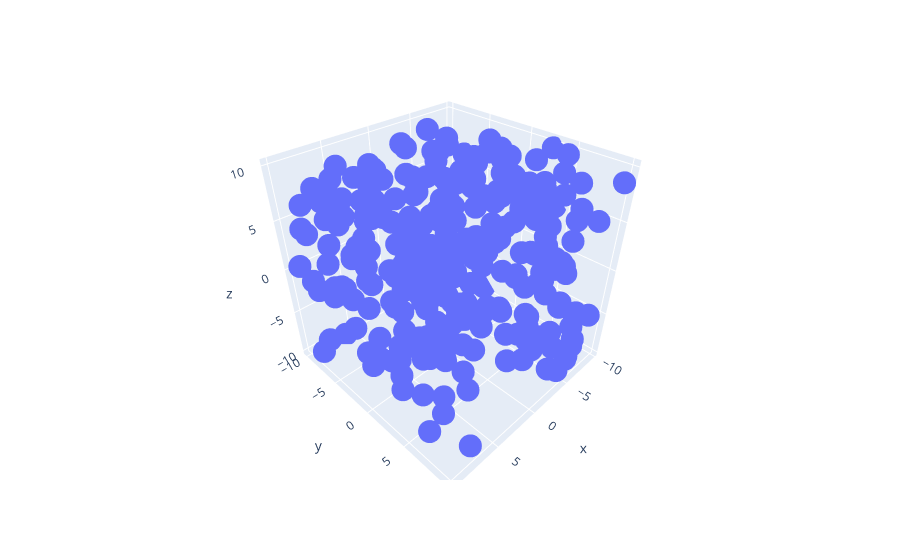

Write notebook code for a chart like this one.
### Code cell
fig = px.scatter_3d(x = df['X'],y = df['Y'],z = df['Z'])
fig.show()

### Figure 1 — Plotly figure (JSON) as saved in the notebook; plotly's stock layout.template omitted (floating-point values rounded to 4 significant figures; data arrays with more than 128 entries replaced by an {"elided": "..."} marker saying what was removed)
{"data": [{"hovertemplate": "x=%{x}<br>y=%{y}<br>z=%{z}<extra></extra>", "legendgroup": "", "marker": {"color": "#636efa", "symbol": "circle"}, "mode": "markers", "name": "", "scene": "scene", "showlegend": false, "type": "scatter3d", "x": {"elided": "300 float values"}, "y": {"elided": "300 float values"}, "z": {"elided": "300 float values"}}], "layout": {"legend": {"tracegroupgap": 0}, "margin": {"t": 60}, "scene": {"domain": {"x": [0, 1], "y": [0, 1]}, "xaxis": {"title": {"text": "x"}}, "yaxis": {"title": {"text": "y"}}, "zaxis": {"title": {"text": "z"}}}}}
